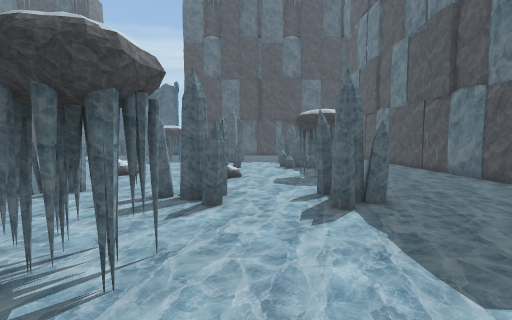
view 1 (above)

24 first-person views from a walk through a scene from a Unity 3-D project. The camera is 1.5 m above the floor, tilts 4° down and sees 85° across. The floor is counted in squares, 1 m on a side. Each view is taken from the middle of a square. On the plan, view 1 faces up. The plan holds only what a view shows up to about 14 squares ahead; the rest is blank. The place goes on beyond the plan.

view 2
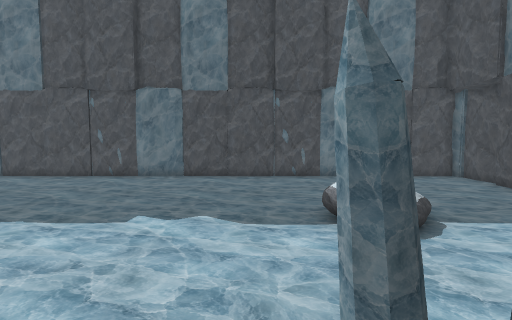

view 3
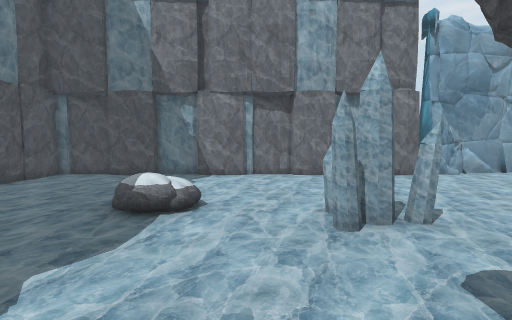

view 4
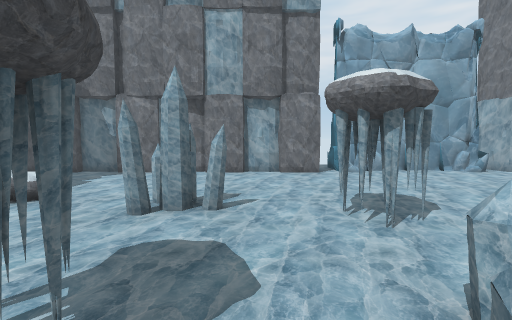

view 5
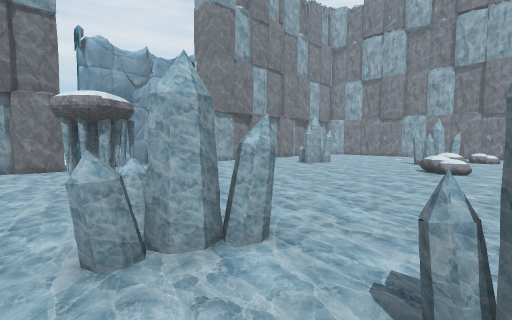

view 6
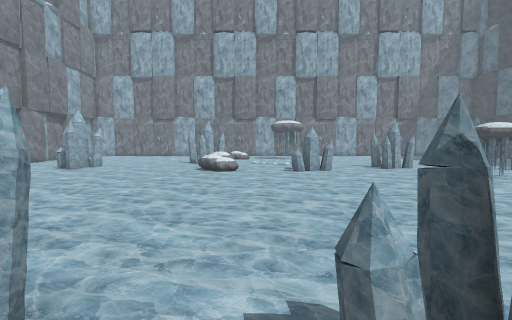

view 7
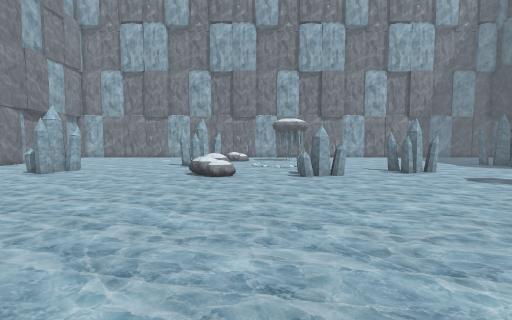

view 8
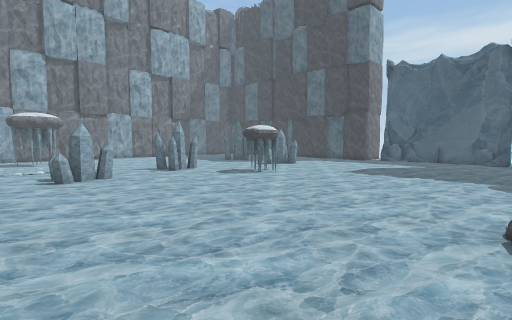

view 9
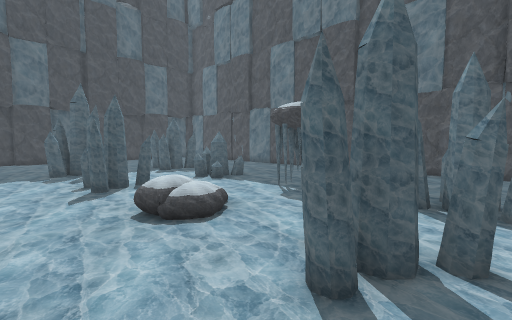

view 10
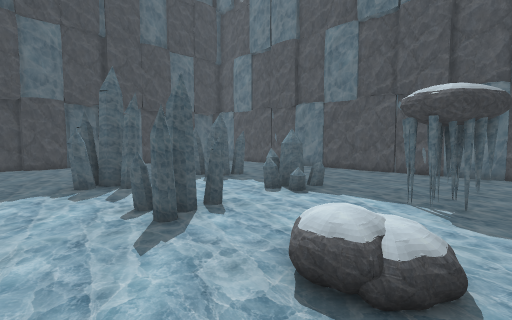

view 11
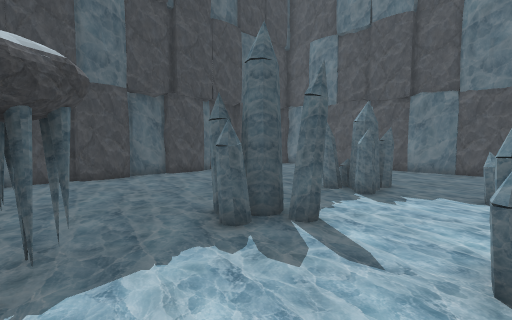

view 12
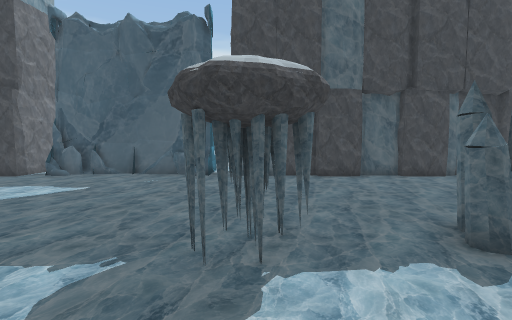

view 13
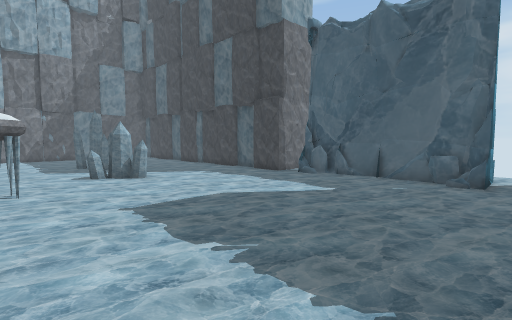

view 14
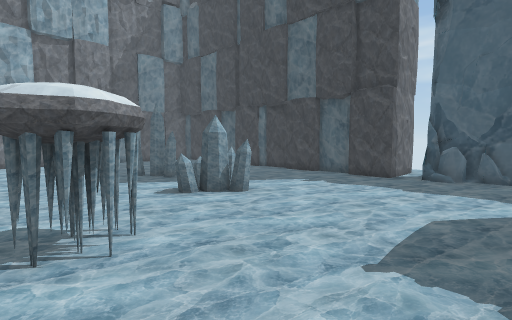

view 15
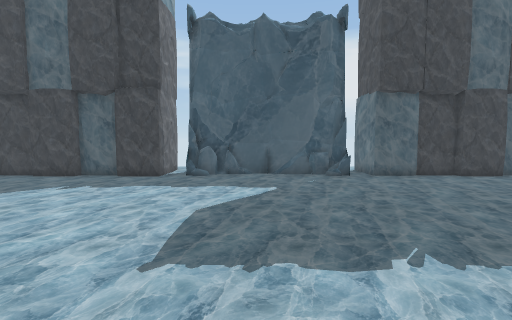

view 16
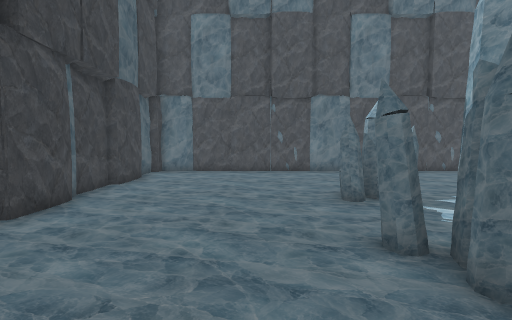

view 17
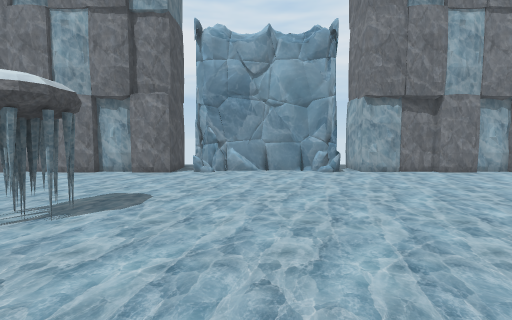

view 18
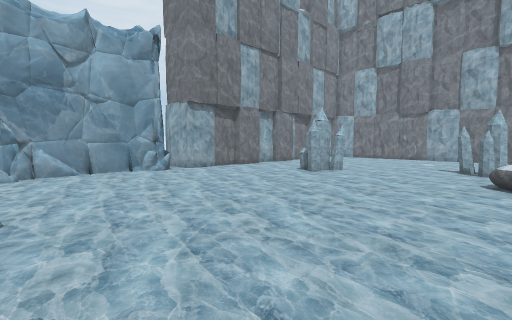

view 19
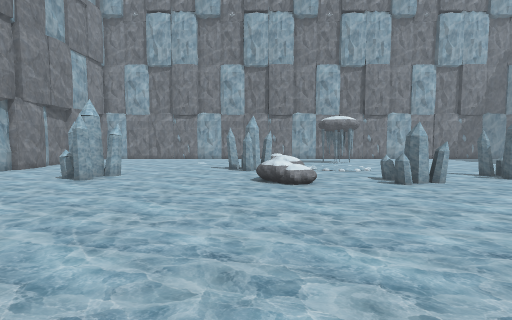

view 20
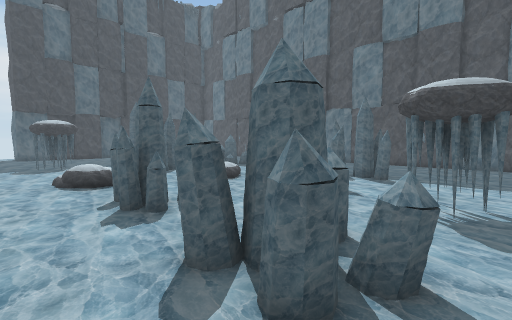

view 21
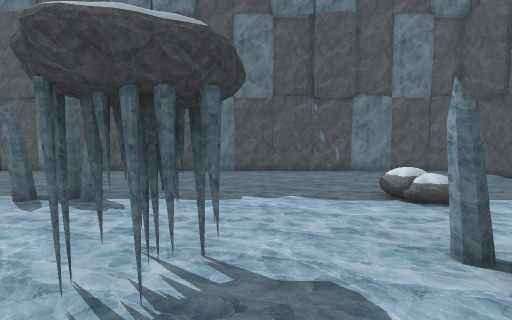

view 22
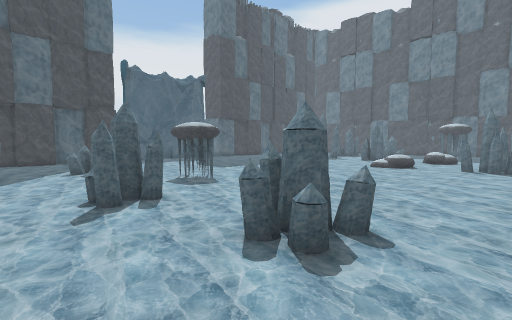

view 23
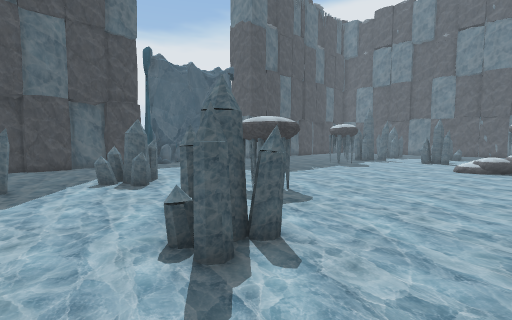

view 24
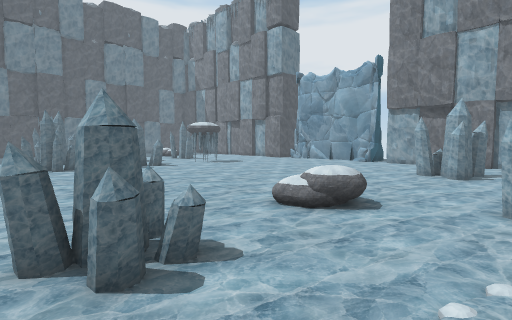

### Floor plan
Key: @ floor where view 1 was taken; # wall or solid block; . main floor; : floor 0.25 m higher than the main floor; + floor 0.5 m higher than the main floor; / step, stairs or slope; = window, fence, low wall or low ledge; O other object.
Columns run from 23 left of view 1 to 9 right of it. Each row starts with its distance up from view 1.
 30        #       O#
 29        #OOOOOOOO#
 28 ########OOO..OOO#################
 27  ...............................#
 26  ...............................#
 25  ...............................#
 24  ...............................#
 23  ...............................#
 22 #...OO..........................#
 21 ...OOO...............OO..#=.....#
 20 ....O............#..OOO..##.....#
 19 .....................OO..##.....#
 18 ......##........................#
 17 ......##.................O......#
 16 ......##............##..OOO.....#
 15 ..##............. ..###..OO.....#
 14 ..##............. ..............#
 13 ................O ..............#
 12 .................O...+:..##.....#
 11 ....O...............O+:..##.....#
 10 ...OO...........................#
  9 /..OOO..........##..............#
  8 ................###..OO..OO.....#
  7 ....................OOO..OO.....#
  6 ....O.................O..O......#
  5 ...OO...........OO..............#
  4 #...O...........OOO.##..........#
  3 #...............OO..##..........#
  2 ................................#
  1 ................................#
  0 ................##.....@........#
 -1 ................##..##.../......#
 -2 ..##.................#.../O.....#
 -3  .##...................../ .....#
 -4  .#=............................#
 -5  ...............................#
 -6 ................................#
 -7 ................................#
 -8 ########O......O#################
 -9        #OOOOOOOO#
-10                O

Where each view was taken, in squares from view 1:
view 1: 0 up, 0 right, facing up
view 2: 0 up, 3 left, facing right
view 3: 4 up, 0 right, facing down
view 4: 5 up, 4 left, facing down
view 5: 8 up, 4 left, facing down-left
view 6: 7 up, 5 left, facing left
view 7: 7 up, 7 left, facing left
view 8: 7 up, 7 left, facing up-left
view 9: 6 up, 5 left, facing up-right
view 10: 10 up, 5 left, facing up-right
view 11: 16 up, 6 left, facing up-right
view 12: 16 up, 6 left, facing up
view 13: 17 up, 7 left, facing up-left
view 14: 16 up, 12 left, facing up-left
view 15: 16 up, 12 left, facing up
view 16: 23 up, 5 left, facing right
view 17: 5 up, 11 left, facing down
view 18: 5 up, 8 left, facing down-left
view 19: 4 up, 9 left, facing left
view 20: 2 up, 9 left, facing up-right
view 21: 2 up, 5 left, facing right
view 22: 7 up, 23 left, facing up-right
view 23: 11 up, 23 left, facing up-right
view 24: 11 up, 23 left, facing down-right
